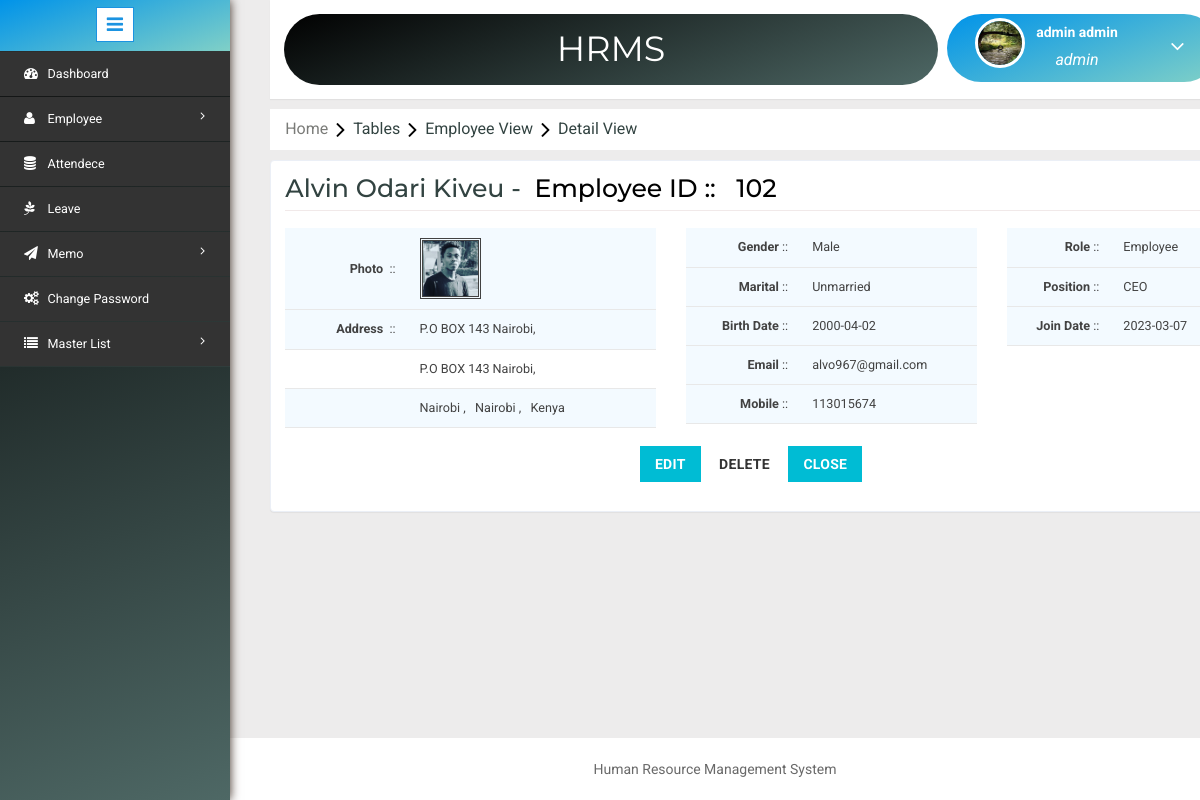
The page /detailview.php?employeeid=3 (signed in) on the database its author committed.
### tables this page shows
CREATE TABLE `employee` (
  `EmpId` bigint(20) NOT NULL,
  `EmployeeId` varchar(11) NOT NULL,
  `FirstName` varchar(200) NOT NULL,
  `MiddleName` varchar(200) NOT NULL,
  `LastName` varchar(200) NOT NULL,
  `Birthdate` date NOT NULL,
  `Gender` int(10) NOT NULL,
  `Address1` varchar(500) NOT NULL,
  `Address2` varchar(500) NOT NULL,
  `Address3` varchar(500) NOT NULL,
  `CityId` int(11) NOT NULL,
  `Mobile` decimal(10,0) NOT NULL,
  `Email` varchar(200) NOT NULL,
  `Password` varchar(25) NOT NULL,
  `AadharNumber` varchar(25) NOT NULL,
  `MaritalStatus` int(11) NOT NULL,
  `PositionId` int(11) NOT NULL,
  `CreatedBy` bigint(20) NOT NULL,
  `CreatedDate` datetime NOT NULL,
  `ModifiedBy` bigint(20) DEFAULT NULL,
  `ModifiedDate` datetime DEFAULT NULL,
  `JoinDate` date NOT NULL,
  `LeaveDate` date DEFAULT NULL,
  `LastLogin` datetime DEFAULT NULL,
  `LastLogout` datetime DEFAULT NULL,
  `StatusId` int(11) DEFAULT NULL,
  `RoleId` int(11) NOT NULL,
  `ImageName` varchar(1000) DEFAULT NULL,
  `MacAddress` varchar(25) NOT NULL
);

CREATE TABLE `city` (
  `CityId` int(11) NOT NULL,
  `StateId` int(11) NOT NULL,
  `Name` varchar(200) NOT NULL
);

CREATE TABLE `state` (
  `StateId` int(11) NOT NULL,
  `CountryId` int(11) NOT NULL,
  `Name` varchar(200) NOT NULL
);

CREATE TABLE `country` (
  `CountryId` int(11) NOT NULL,
  `Name` varchar(200) NOT NULL
);

CREATE TABLE `gender` (
  `GenderId` int(11) NOT NULL,
  `Name` varchar(15) NOT NULL
);

CREATE TABLE `maritalstatus` (
  `MaritalId` int(11) NOT NULL,
  `Name` varchar(100) NOT NULL
);

CREATE TABLE `role` (
  `RoleId` int(11) NOT NULL,
  `Name` varchar(200) NOT NULL
);

CREATE TABLE `position` (
  `PositinId` int(11) NOT NULL,
  `Name` varchar(200) NOT NULL
);

### detailview.php (the view, shortened to what this page needs)
<?php include('header.php'); ?>
<?php
	$dbs = new database();
	$db=$dbs->connection();
	$row = "";
	$gendern ="";
	$maritaln ="";
	$cityn ="";
	$staten ="";
	$countryn ="";
	$positionn = "";
	$rolen ="";
	if(isset($_GET['employeeid']))
	{
		$empid = $_GET['employeeid'];
		$view = mysqli_query($db,"select * from employee where EmpId='$empid'");
		$row = mysqli_fetch_assoc($view);
		$genderid = $row['Gender'];
		$gid = mysqli_query($db,"select * from gender where GenderId='$genderid'");
		$gendern = mysqli_fetch_assoc($gid);
		$maritalid = $row['MaritalStatus'];
		$mid = mysqli_query($db,"select * from maritalstatus where MaritalId='$maritalid'");
		$maritaln = mysqli_fetch_assoc($mid);
		$cityid = $row['CityId'];
		$cid = mysqli_query($db,"select * from city where CityId='$cityid'");
		$cityn = mysqli_fetch_assoc($cid);
		$stateid = $cityn['StateId'];
		$sid = mysqli_query($db,"select * from state where StateId='$stateid'");
		$staten = mysqli_fetch_assoc($sid);
		$countryid = $staten['CountryId'];
		$couid = mysqli_query($db,"select * from country where CountryId='$countryid'");
		$countryn = mysqli_fetch_assoc($couid);
		$positionid = $row['PositionId'];
		$pid = mysqli_query($db,"select * from position where PositinId='$positionid'");
		$positionn = mysqli_fetch_assoc($pid);
		$roleid = $row['RoleId'];
		$rid= mysqli_query($db,"select * from role where RoleId='$roleid'");
		$rolen = mysqli_fetch_assoc($rid);
	}
?>
<link rel="stylesheet" type="text/css" href="css/table-style.css" />
<ol class="breadcrumb" style="margin: 10px 0px ! important;">
    <li class="breadcrumb-item"><a href="Home.php">Home</a><i class="fa fa-angle-right"></i>Tables<i class="fa fa-angle-right"></i>Employee View<i class="fa fa-angle-right"></i>Detail View</li>
</ol>
<form method="post">
<div class="validation-form" style="margin-top: 0;">
	<h2 style="text-transform: capitalize; margin: 0px;"><?php if($row) { echo $row['FirstName']."&nbsp;".$row['MiddleName']."&nbsp".$row['LastName'];} else { echo "Null"; } ?> -&nbsp;&nbsp;<font color="black"><?php if($row>0) { echo "Employee ID :: &nbsp;&nbsp;".$row['EmployeeId']; } else { echo "<b>Employee ID</b> :: &nbsp;&nbsp; Null"; }?></font></h2>
	<div class="row">
		<div class="col-md-5">
			<table>
				<tbody>
					<tr>
						<td rowspan="2" style="text-align: right;"><b>Photo</b>&nbsp; ::</td>
						<td rowspan="2"><img src="image/<?php if($row) { echo $row['ImageName']; } else{ echo "Null"; }?>" style=" height: 61px; border: double;"></td>
					</tr>
				</tbody>
				<tbody>
					<tr>
						<td style="text-align: right;"><b>Address</b> &nbsp;::</td>
						<td><?php if($row) { echo $row['Address1']; } else{ echo "Null"; }?>,</td>
					</tr>
					<tr>
						<td></td>
						<td><?php if($row) { echo $row['Address2']; } else{ echo "Null"; }?>,&nbsp;&nbsp;<?php if($row) { echo $row['Address3']; } else{ echo "Null"; }?></td>
					</tr>
					<tr>
						<td></td>
						<td><?php if($cityn) { echo ucfirst($cityn['Name']); } else{ echo "Null"; }?> ,&nbsp;&nbsp;&nbsp;<?php if($staten) { echo ucfirst($staten['Name']); } else{ echo "Null"; }?> ,&nbsp;&nbsp;&nbsp;<?php if($countryn) { echo ucfirst($countryn['Name']); } else{ echo "Null"; }?></td>
					</tr>
				</tbody>
			</table>
		</div>
		<div class="col-md-4">
			<table>
				<tbody>
					<tr>
						<td style="text-align: right;"><b>Gender</b> ::</td>
						<td><?php if($gendern) { echo ucfirst($gendern['Name']); } else{ echo "Null"; }?></td>
					</tr>
				</tbody>
				<tbody>
					<tr>
						<td style="text-align: right;"><b>Marital</b> ::</td>
						<td><?php if($maritaln) { echo $maritaln['Name']; } else{ echo "Null"; }?></td>
					</tr>
				</tbody>
				<tbody>
					<tr>
						<td style="text-align: right;"><b>Birth Date</b> ::</td>
						<td><?php if($row) { echo $row['Birthdate']; } else{ echo "Null"; }?></td>
					</tr>
				</tbody>
				<tbody>
					<tr>
						<td style="text-align: right;"><b>Email</b> ::</td>
						<td><?php if($row) { echo $row['Email']; } else{ echo "Null"; }?></td>
					</tr>
				</tbody>
				<tbody>
					<tr>
						<td style="text-align: right;"><b>Mobile</b> ::</td>
						<td><?php if($row) { echo $row['Mobile']; } else{ echo "Null"; }?></td>
					</tr>
				</tbody>
			</table>
		</div>
		<div class="col-md-3">
			<table>
				<tbody>
					<tr>
						<td style="text-align: right;"><b>Role</b> ::</td>
						<td><?php if($rolen) { echo ucfirst($rolen['Name']); } else{ echo "Null"; }?></td>
					</tr>
				</tbody>
				<tbody>
					<tr>
						<td style="text-align: right;"><b>Position</b> ::</td>
						<td><?php if($positionn) { echo $positionn['Name']; } else{ echo "Null"; }?></td>
					</tr>
				</tbody>
				<tbody>
					<tr>
						<td style="text-align: right;"><b>Join Date</b> ::</td>
						<td><?php if($row) { echo $row['JoinDate']; } else{ echo "Null"; }?></td>
					</tr>
				</tbody>
			</table>
		</div>
	</div>
	<div class="row" style="text-align: center; margin-top: 2%;">
		<div class="col-md-12 form-group">
            <button type="submit" name="edit" class="btn btn-primary">Edit</button>
            <button type="submit" name="delete" class="btn btn-default">Delete</button>
            <button type="submit" name="close" class="btn btn-primary">Close</button>
        </div>
	</div>
</div>
</form>
<?php include('footer.php'); ?>

### header.php (shortened to what this page needs)
<!DOCTYPE HTML>
<html>
<head>
<link href="css/bootstrap.min.css" rel='stylesheet' type='text/css' />
<link href="css/style.css" rel='stylesheet' type='text/css' />
<link rel="stylesheet" href="css/morris.css" type="text/css"/>
<link href="css/font-awesome.css" rel="stylesheet">
<link rel="stylesheet" href="css/icon-font.min.css" type='text/css' />
<link rel="stylesheet" type="text/css" href="dp/jquery.datetimepicker.css"/>
</head>
<body>
   <div class="page-container">
<div class="left-content">
	   <div class="mother-grid-inner">
				<div class="header-main">
					<div style="padding: 1.15em; margin-right: 0%; width: 70%;" class="logo-w3-agile">
						<h1 clas><a href="index.php">HRMS</a></h1>
					</div>
						<div class="profile_details w3l" style="float: right; width: 29%;">
								<ul>
									<li class="dropdown profile_details_drop">
										<a href="#" class="dropdown-toggle" data-toggle="dropdown" aria-expanded="false">
											<div class="profile_img">
												<span class="prfil-img"><img src="image/<?php echo $_SESSION['User']['ImageName']?>" alt=""> </span>
												<div class="user-name">
													<p><?php echo $_SESSION['User']['FirstName']."&nbsp;".$_SESSION['User']['LastName']; ?></p>
													<span><?php echo $_SESSION['role']['Name']; ?></span>
												</div>
												<i class="fa fa-angle-down"></i>
												<div class="clearfix"></div>
											</div>
										</a>
									</li>
								</ul>
							</div>
				</div>

### footer.php (shortened to what this page needs)
<div style="margin-top: -20px;" class="copyrights">
	 <p> Human Resource Management System </p>
</div>
</div>
</div>
				<div class="sidebar-menu">
					<header class="logo1">
						<a href="#" class="sidebar-icon"> <span class="fa fa-bars"></span> </a>
					</header>
                           <div class="menu">
									<ul id="menu" >
										<li><a href="home.php"><i class="fa fa-tachometer"></i> <span>Dashboard	</span><div class="clearfix"></div></a></li>
										<li><a href="#"><i class="fa fa-user"></i><span>Employee</span><span class="fa fa-angle-right" style="float: right"></span><div class="clearfix"></div></a>
										</li>
										<li><a href="atten.php"><i class="fa fa-database"></i><span>Attendece</span></a>
										<li><a href="leaverequest.php"><i class="fa fa-pagelines"></i><span>Leave</span></a>
										</li>
										<li><a href="#"><i class="fa fa-send"></i><span>Memo</span><span class="fa fa-angle-right" style="float: right"></span><div class="clearfix"></div></a>
										</li>
							        	<li id="menu-academico" ><a href="changepassword.php"><i class="fa fa-cogs"></i><span>Change Password</span></a>
									 	</li>
										<li><a href="#"><i class="fa fa-list"></i><span>Master List</span> <span class="fa fa-angle-right" style="float: right"></span><div class="clearfix"></div></a>
										</li>
								  </ul>
								</div>
							  </div>
							</div>
</body>
</html>

### css/table-style.css (style rules this page uses)
table { background: white; border-collapse: collapse; margin: 1.25em 0 0; width: 100%; }
table tr, table th, table td { border: none; border-bottom: 1px solid #e8e8e8; font-size: .95em; }
table th, table td { padding: 10px 12px; text-align: left; }
table tr td { background: #f3faff; color: #424242; }
table tr:nth-of-type(2n+2) td { background: #ffffff; }
table { width: 100%; }

### rows shown on the page
employee: FirstName "Alvin", MiddleName "Odari", LastName "Kiveu", EmployeeId "102", ImageName (picture), Address1 "P.O BOX 143 Nairobi", Address2 "P.O BOX 143 Nairobi", Birthdate "2000-04-02", Email "alvo967@gmail.com", Mobile "113015674", JoinDate "2023-03-07"
city: Name "Nairobi"
state: Name "Nairobi"
country: Name "Kenya"
gender: Name "Male"
maritalstatus: Name "Unmarried"
role: Name "Employee"
position: Name "CEO"

### other values the page prints
$_SESSION['User']['FirstName'] "admin"
$_SESSION['User']['LastName'] "admin"
$_SESSION['role']['Name'] "admin"
